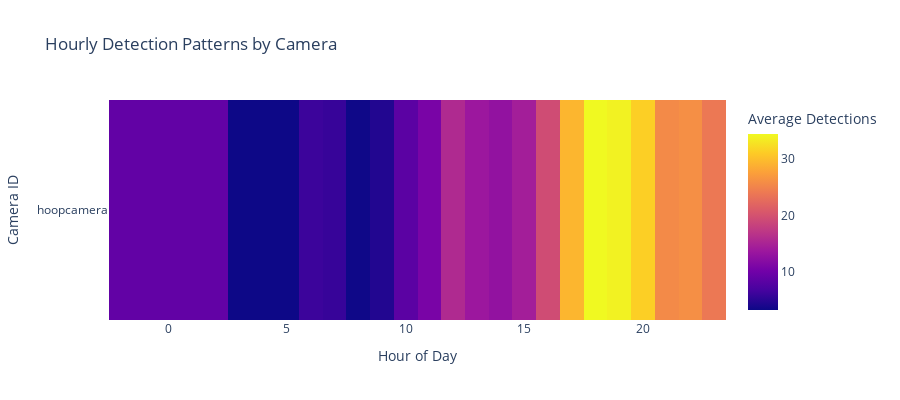

Here is the notebook cell this chart was saved with:
### Code cell
# Summary: Create interactive heatmap showing hourly detection patterns by camera
hourly_camera = df.groupby(['hour', 'camera_id'])['detections'].mean().unstack(fill_value=0)

fig = px.imshow(hourly_camera.T, 
                labels=dict(x="Hour of Day", y="Camera ID", color="Average Detections"),
                title="Hourly Detection Patterns by Camera")
fig.update_layout(height=400)
fig.show()

### Figure 1 — Plotly figure (JSON) as saved in the notebook; plotly's stock layout.template omitted (floating-point values rounded to 4 significant figures)
{"data": [{"coloraxis": "coloraxis", "hovertemplate": "Hour of Day: %{x}<br>Camera ID: %{y}<br>Average Detections: %{z}<extra></extra>", "name": "0", "type": "heatmap", "x": [0, 5, 6, 7, 8, 9, 10, 11, 12, 13, 14, 15, 16, 17, 18, 19, 20, 21, 22, 23], "xaxis": "x", "y": ["hoopcamera"], "yaxis": "y", "z": [[8.889, 3.268, 6.101, 5.839, 3.411, 4.552, 8.359, 10.73, 15.64, 13.64, 12.81, 14.41, 19.35, 29.31, 34.38, 33.85, 31.29, 25.57, 26.0, 23.88]]}], "layout": {"coloraxis": {"colorbar": {"title": {"text": "Average Detections"}}, "colorscale": [[0, "#0d0887"], [0.1111, "#46039f"], [0.2222, "#7201a8"], [0.3333, "#9c179e"], [0.4444, "#bd3786"], [0.5556, "#d8576b"], [0.6667, "#ed7953"], [0.7778, "#fb9f3a"], [0.8889, "#fdca26"], [1, "#f0f921"]]}, "height": 400, "title": {"text": "Hourly Detection Patterns by Camera"}, "xaxis": {"anchor": "y", "constrain": "domain", "domain": [0, 1], "scaleanchor": "y", "title": {"text": "Hour of Day"}}, "yaxis": {"anchor": "x", "autorange": "reversed", "constrain": "domain", "domain": [0, 1], "title": {"text": "Camera ID"}}}}
